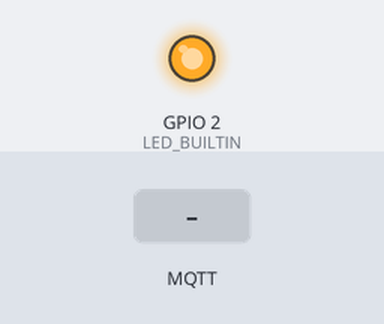
A sketch run on a simulated ESP8266 (NodeMCU). Parts: output pins drawn as LEDs (lit = HIGH, except the on-board LED, lit = LOW). The inputs (shaded band) are chosen by the test bench. WiFi joins after 1.5 s; servers stay silent unless stated; no MQTT or app messages arrive unless stated; what the sketch prints to the serial monitor is not drawn.

Above: at 2.8 s.
2.9 s: MQTT message "On" arrives on the first subscribed topic
At 3.8 s:
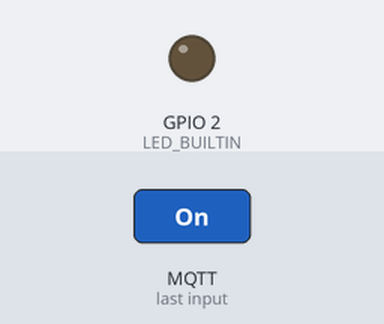
5.9 s: MQTT message "off" arrives on the first subscribed topic
At 7.3 s:
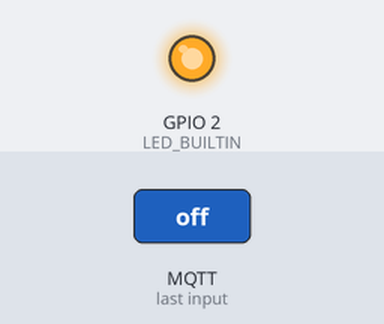
Timing chart, 0 to 8.9 s (numbered marks = the images above; inputs shaded):
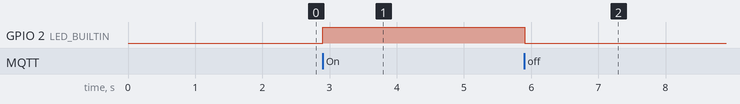

Measured:
- after the input at 2.9 s, GPIO 2 (LED_BUILTIN): LOW → HIGH at once
- after the input at 5.9 s, GPIO 2 (LED_BUILTIN): HIGH → LOW at once

The sketch:

dcontrol_using_mqtt.ino
```cpp
#include<ESP8266WiFi.h>
#include<PubSubClient.h>
#define ssid "excitel-2.4G"
#define password "12345678**"

const char* mqtt_server ="169.254.26.86";
WiFiClient espClient;
PubSubClient client(espClient);


void conncectToWiFi(){
  WiFi.mode(WIFI_STA); // nodemcu as station
  WiFi.begin("excitel-2.4G","12345678**");
  Serial.print("connecting to wifi");
  while(WiFi.status() != WL_CONNECTED)
  {
    Serial.print('.');
    delay(200);
  }
  Serial.print("IP Address:");
  Serial.println(WiFi.localIP());
  Serial.print("MacAddress:");
  Serial.println(WiFi.macAddress());
}
void callback(String topic, byte* message, unsigned int length) {
  Serial.print("Message arrived on topic: ");
  Serial.print(topic);
  Serial.print(". Message: ");
  String messageTemp;

  for (int i = 0; i < length; i++) {
    Serial.print((char)message[i]);
    messageTemp += (char)message[i];
  }
  Serial.println();
if(topic=="led/pi"){
  Serial.println("changing room light to ");
  if(messageTemp=="On"){
  digitalWrite(LED_BUILTIN,HIGH);
  Serial.println("on");
}
else if(messageTemp=="off"){
  digitalWrite(LED_BUILTIN,LOW);
  Serial.println("off");
}
}
Serial.println();
}
void reconnect(){
  while(!client.connected())
{
    Serial.print("attempt to reconnect");
    if(client.connect("ESP8266Client"))
    {
      Serial.println("connected to ");
      client.subscribe("led/pi");

    }
    else{
      Serial.print("fialed, rc=");
      Serial.print(client.state());
      Serial.println("try again in 5 seconds");
      delay(5000);
    }
  }
}
 void setup(){
  pinMode(LED_BUILTIN,OUTPUT);
  Serial.begin(115200);
  conncectToWiFi();
  client.setServer(mqtt_server,1883);
  client.setCallback(callback);
 }
 void loop(){

  if (!client.connected()) {
    reconnect();
  }
  if(!client.loop())
    client.connect("ESP8266Client");
 }
```
